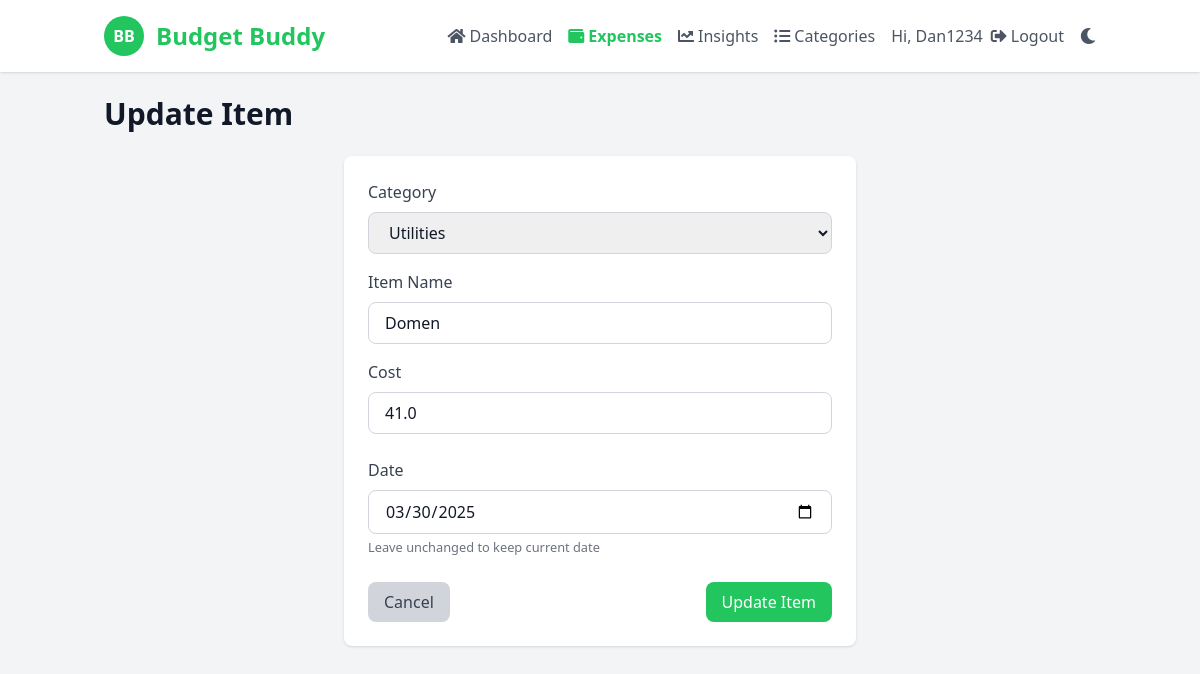
Page /update/7 (signed in) on the committed database.
### app.py (models this page shows, shortened)
class Todo(db.Model):
    id = db.Column(db.Integer, primary_key=True)
    item = db.Column(db.String(200), nullable=False)  # Category
    name = db.Column(db.String(200), nullable=False, default="Unnamed Item")  # Item name
    cost = db.Column(db.Float, nullable=False)
    date_created = db.Column(db.DateTime, default=datetime.now)
    user_id = db.Column(db.Integer, db.ForeignKey('user.id'), nullable=False)

### app.py (the view)
    def decorated_function(*args, **kwargs):
        if not session.get('logged_in'):
            return redirect('/login')
        return f(*args, **kwargs)

### app.py (called while the page is built)
def login_required(f):
    def decorated_function(*args, **kwargs):
        if not session.get('logged_in'):
            return redirect('/login')
        return f(*args, **kwargs)
    decorated_function.__name__ = f.__name__
    return decorated_function

### templates/update.html (shortened to what this page needs)
<!DOCTYPE html>
<html lang="en">
<head>
    <script src="https://cdn.tailwindcss.com"></script>
    <link href="https://cdnjs.cloudflare.com/ajax/libs/font-awesome/5.15.3/css/all.min.css" rel="stylesheet"/>
</head>
<body class="bg-gray-100 text-gray-900 dark:bg-dark-900 dark:text-dark-200">
<header class="bg-white shadow fixed w-full z-10 dark:bg-dark-800 dark:shadow-dark">
    <div class="container mx-auto px-4 py-4 flex justify-between items-center">
        <div class="flex items-center">
            <div class="bg-green-500 text-white rounded-full w-10 h-10 flex items-center justify-center">
                <span class="font-bold">
                    BB
                </span>
            </div>
            <h1 class="ml-3 text-2xl font-bold text-green-500">
                Budget Buddy
            </h1>
        </div>
        <nav class="hidden md:flex space-x-4 items-center">
            <a class="text-gray-600 flex items-center dark:text-dark-400 hover:text-green-500 dark:hover:text-green-400" href="/dashboard">
                <i class="fas fa-home mr-1"></i> Dashboard
            </a>
            <a class="text-green-500 font-semibold flex items-center dark:text-green-400" href="/expenses">
                <i class="fas fa-wallet mr-1"></i> Expenses
            </a>
            <a class="text-gray-600 flex items-center dark:text-dark-400 hover:text-green-500 dark:hover:text-green-400" href="/insights">
                <i class="fas fa-chart-line mr-1"></i> Insights
            </a>
            <a class="text-gray-600 flex items-center dark:text-dark-400 hover:text-green-500 dark:hover:text-green-400" href="/categories">
                <i class="fas fa-list-ul mr-1"></i> Categories
            </a>
            <div class="ml-4 flex items-center">
                <span class="text-gray-600 dark:text-dark-400 mr-2">Hi, {{ username }}</span>
                <a href="/logout" class="text-gray-600 flex items-center dark:text-dark-400 hover:text-red-500 dark:hover:text-red-400">
                    <i class="fas fa-sign-out-alt mr-1"></i> Logout
                </a>
            </div>
            <button id="theme-toggle" class="ml-4 text-gray-600 dark:text-dark-400 hover:text-gray-800 dark:hover:text-dark-200 transition-colors duration-200 focus:outline-none">
            </button>
        </nav>
    </div>
</header>
<main class="container mx-auto px-4 py-24">
    <h2 class="text-3xl font-bold mb-6 dark:text-dark-100">
        Update Item
    </h2>
    <div class="bg-white p-6 rounded-lg shadow max-w-lg mx-auto dark:bg-dark-800">
        <form action="/update/{{ item.id }}" method="POST">
            <div class="mb-4">
                <label for="item" class="block text-gray-700 mb-2 dark:text-dark-400">Category</label>
                <select name="item" id="item" class="w-full px-4 py-2 border border-gray-300 rounded-lg focus:outline-none focus:ring-2 focus:ring-green-500 dark:bg-dark-700 dark:border-dark-600 dark:text-dark-100" required>
                    <option value="Utilities" {% if item.item == 'Utilities' %}selected{% endif %}>Utilities</option>
                </select>
            </div>
            <div class="mb-4">
                <label for="name" class="block text-gray-700 mb-2 dark:text-dark-400">Item Name</label>
                <input type="text" name="name" id="name" value="{{ item.name }}"
                    class="w-full px-4 py-2 border border-gray-300 rounded-lg focus:outline-none focus:ring-2 focus:ring-green-500 dark:bg-dark-700 dark:border-dark-600 dark:text-dark-100"
                    placeholder="e.g., Rent, Netflix, Groceries" required>
            </div>
            <div class="mb-6">
                <label for="cost" class="block text-gray-700 mb-2 dark:text-dark-400">Cost</label>
                <input type="number" name="cost" id="cost" value="{{ item.cost }}"
                    class="w-full px-4 py-2 border border-gray-300 rounded-lg focus:outline-none focus:ring-2 focus:ring-green-500 dark:bg-dark-700 dark:border-dark-600 dark:text-dark-100"
                    step="0.01" min="0" required>
            </div>
            <div class="mb-6">
                <label for="date" class="block text-gray-700 mb-2 dark:text-dark-400">Date</label>
                <input type="date" name="date" id="date" value="{{ item.date_created.strftime('%Y-%m-%d') }}"
                    class="w-full px-4 py-2 border border-gray-300 rounded-lg focus:outline-none focus:ring-2 focus:ring-green-500 dark:bg-dark-700 dark:border-dark-600 dark:text-dark-100">
                <small class="text-gray-500 dark:text-dark-500">Leave unchanged to keep current date</small>
            </div>
            <div class="flex justify-between">
                <a href="/expenses" class="px-4 py-2 bg-gray-300 text-gray-700 rounded-lg hover:bg-gray-400 transition-colors dark:bg-dark-700 dark:text-dark-300 dark:hover:bg-dark-600">
                    Cancel
                </a>
                <button type="submit" class="px-4 py-2 bg-green-500 text-white rounded-lg hover:bg-green-600 transition-colors">
                    Update Item
                </button>
            </div>
        </form>
    </div>
</main>
</body>
</html>

### templates/update.html (style rules this page uses)
#theme-toggle { transition: all 0.3s ease; }

### rows in the picture
Todo: item "Utilities", name "Domen", cost "41.0", date "03/30/2025"

### other values in the picture
{{ username }} "Dan1234"
